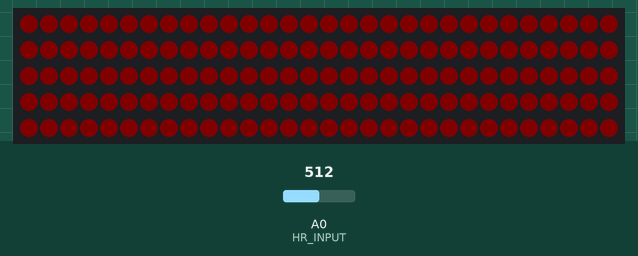
Recording of a sketch running on a simulated Arduino Uno, built with avr-gcc and run on an emulated ATmega328P. Shown: 150 RGB LEDs in strip order, left to right, continuing on the next row. The test bench sets the inputs (shaded band); at power-on: A0 (HR_INPUT) = 512. Dim RGB values are drawn brighter than linear; what the sketch prints to the serial monitor is not drawn.

Above: at 1.2 s.
1.3 s: A0 (HR_INPUT) set to 560
Timing chart, 0 to 4.3 s (numbered marks = the images above; inputs shaded):
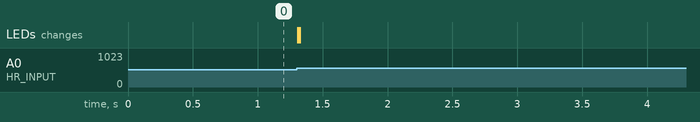

The sketch:

VernierPolarArduino.ino
```cpp
/* Notes about connecting the Vernier Protoboard Adapter
 * - GND to Arduino pin GND (ground)
 * - Vres to Arduino pin A4 (resistance reference)
 * - 5V to Arduino pin 5V (power)
 * - SIG1 to Arduino pin A0 (0-5V output used by almost all Vernier sensors)
 */

#define HR_INPUT A0
int threshold = 550;
int signalValue;

int sample;
int oldSample = 0;

//If FastLed is used
//#include <FastLED.h>
//#define NUM_LEDS 150

//If Adafruit_NeoPixel is used..
#include <Adafruit_NeoPixel.h>
#define PIN 12
#define NUM_LEDS 150
#define BRIGHTNESS 255  // Values between 0 ... 255.
#define DEALAY_VAL 10

Adafruit_NeoPixel strip = Adafruit_NeoPixel(NUM_LEDS, PIN, NEO_GRB + NEO_KHZ800);


void setup() {
  // put your setup code here, to run once:
  Serial.begin(115200);

  strip.begin();

  for( uint16_t i =0; i < strip.numPixels(); i++){
    strip.setPixelColor(i, 0,0,255);
    }

  strip.setBrightness(70);
  strip.show();
}

void loop() {
  // put your main code here, to run repeatedly:

  measureBeat();
  if (sample and (oldSample != sample) ){
    heartBeat();
    }
    oldSample = sample;

   for (volatile int i=0; i<strip.numPixels(); i++){
      strip.setPixelColor(i, strip.Color(20, 0, 0));
    }
   strip.show();
}

 void measureBeat(){
  signalValue = analogRead(HR_INPUT);
  Serial.println(signalValue);
  if (signalValue > threshold){
    sample = 1;
    }
  else{
    sample = 0;
  }
}


void colorWipe(uint32_t c, uint8_t wait) {
  for(uint16_t i=0; i<strip.numPixels(); i++) {
      strip.setPixelColor(i, c);
      strip.show();
      delay(wait);
  }
}

void heartBeat (){
  for (volatile int i=0; i<strip.numPixels(); i++){
      strip.setPixelColor(i, strip.Color(255, 0, 0));
    }
    strip.show();
   delay(10);
}
```
